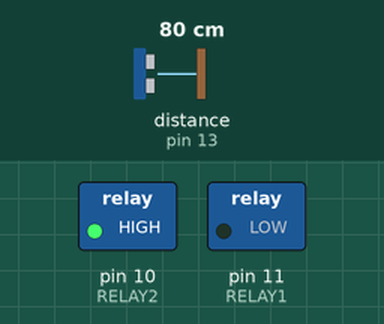
Simulated run of this sketch. Board: Arduino Uno, built with avr-gcc and run on an emulated ATmega328P. Parts: switched loads named in the sketch (green lamp = pin HIGH). The inputs (shaded band) are chosen by the test bench; at power-on: distance to the obstacle (sensor on pin 13) 80 cm. The echo pulse lasts 58.3 µs per cm; pins used as bus, display or sensor lines are not drawn.

Above: at 0.1 s.
Timing chart, 0 to 1.6 s (numbered marks = the images above):
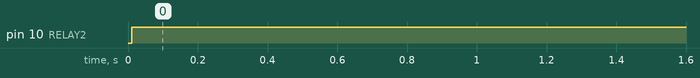

Measured:
- by itself, pin 10 (RELAY2): LOW → HIGH at 0.01 s

The sketch:

Elevador.ino
```cpp
#include "Ultrasonic.h"

#define RELAY1  11
#define RELAY2  10
#define ECHOPIN 13 //Pino 13 recebe o pulso
#define TRIGPIN 12 //Pino 12 envia o pulso

byte botoes[] = {2, 3, 4, 5, 6};
int qntdBotoes = 5;

Ultrasonic ultrasonic(12,13); //gera um objeto ultrasonic para a medida da distancia

void setup() {
  // put your setup code here, to run once:
  byte i;

  Serial.begin(9600);

  pinMode(RELAY1, OUTPUT);
  pinMode(RELAY2, OUTPUT);
  pinMode(ECHOPIN, INPUT);
  pinMode(TRIGPIN, OUTPUT);

  for (i=0; i < qntdBotoes; i++) pinMode(botoes[i], INPUT_PULLUP); //Leitura de cada pino setado para HIGH

}

void loop() {
  // put your main code here, to run repeatedly:
  apertaBotao();
}

void parar() {
  digitalWrite(RELAY1, LOW);
  digitalWrite(RELAY2, LOW);
}

void subir() {
  digitalWrite(RELAY1, HIGH);
  digitalWrite(RELAY2, LOW);
}

void descer() {
  digitalWrite(RELAY1, LOW);
  digitalWrite(RELAY2, HIGH);
}

/*----------CALCULO DA DISTANCIA/ALTURA-----------*/
float distancia() {
  digitalWrite(TRIGPIN, HIGH);
  delayMicroseconds(10);
  digitalWrite(TRIGPIN, LOW);

  int dist = (ultrasonic.Ranging(CM)); //retorna a distancia em CM
  return dist;
}
 /*----------CONFIGURAÇÃO DOS BOTOES--------------*/
void apertaBotao() {
  byte i;
  float distAndar = 0;
  for(i=0; i < qntdBotoes; i++) { //Leitura de cada botão, para verificação de qual será pressionado
    if(digitalRead(botoes[i] == LOW)) {
      distAndar += 15*i; //COmo cada andar tem uma diferença de 15 cm, distAndar calcula a altura em que o elevador deverá estar de acordo com o botão pressionado
    }
  }
  //verifica se o elevador está acima ou abaixo do andar onde o botão foi pressionado para, assim, poder subir ou descer
  if(distancia() < distAndar) {
    while(distancia() < distAndar) {
      subir();
    }
    parar();
  } else {
    while(distancia() > distAndar) {
      descer();
    }
    parar();
  }
}
```
